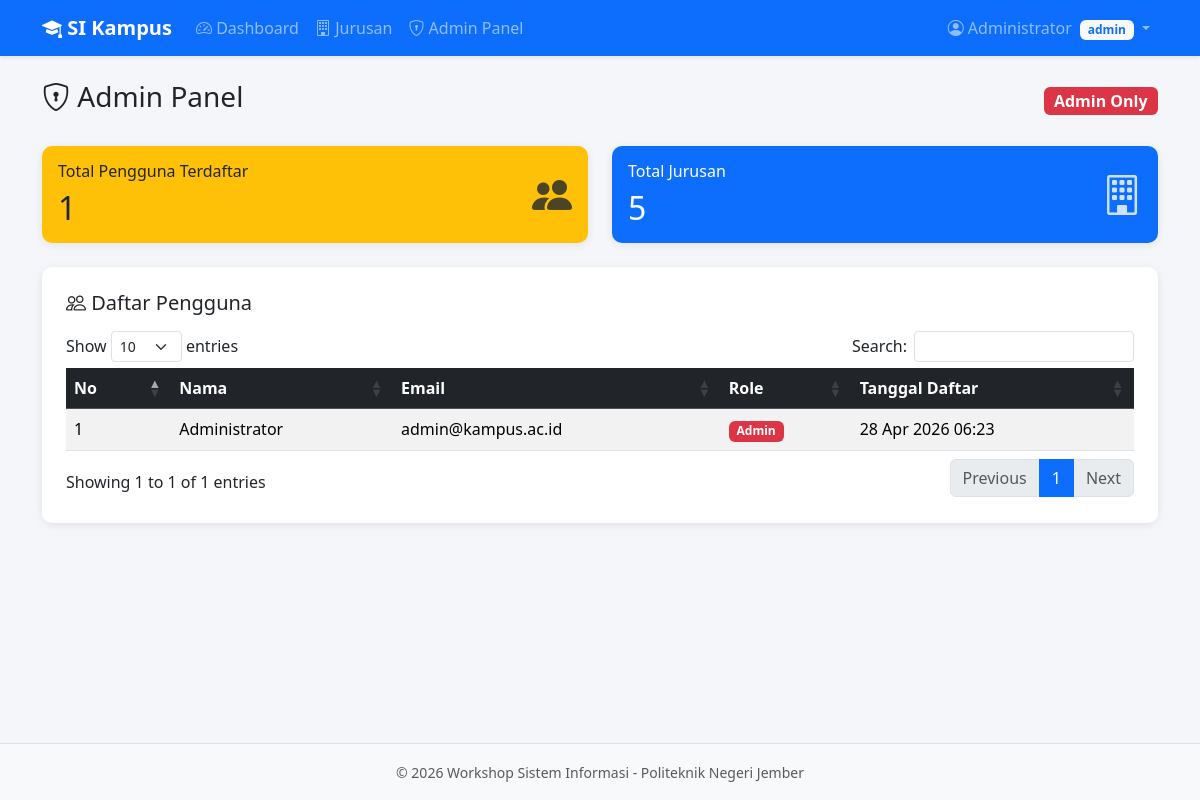
/admin.php (signed in), run on the app's committed database.
### tables this page shows
CREATE TABLE IF NOT EXISTS users (
    id INT AUTO_INCREMENT PRIMARY KEY,
    nama VARCHAR(100) NOT NULL,
    email VARCHAR(100) NOT NULL UNIQUE,
    password VARCHAR(255) NOT NULL,
    role_id INT NOT NULL DEFAULT 2,
    created_at TIMESTAMP DEFAULT CURRENT_TIMESTAMP,
    FOREIGN KEY (role_id) REFERENCES roles(id) ON DELETE CASCADE
);

CREATE TABLE IF NOT EXISTS roles (
    id INT AUTO_INCREMENT PRIMARY KEY,
    role_name VARCHAR(50) NOT NULL UNIQUE,
    created_at TIMESTAMP DEFAULT CURRENT_TIMESTAMP
);

### classes/User.php (called while the page is built, shortened)
<?php
class User {
    private $conn;
    private $table = "users";
    public function __construct($db) {
        $this->conn = $db;
    }
    public function getAll() {
        return $this->conn->query("SELECT u.*, r.role_name FROM {$this->table} u JOIN roles r ON u.role_id = r.id ORDER BY u.id ASC");
    }
}
?>

### classes/Jurusan.php (called while the page is built, shortened)
<?php
class Jurusan {
    private $conn;
    private $table = "jurusan";
    public function __construct($db) {
        $this->conn = $db;
    }
    public function getAll() {
        return $this->conn->query("SELECT * FROM {$this->table} ORDER BY id ASC");
    }
}
?>

### admin.php (the view, shortened to what this page needs)
<?php
require_once __DIR__ . '/config/Database.php';
require_once __DIR__ . '/classes/User.php';
require_once __DIR__ . '/classes/Jurusan.php';
$db = new Database();
$conn = $db->getConnection();
$userModel = new User($conn);
$jurusanModel = new Jurusan($conn);
$users = $userModel->getAll();
$totalJurusan = $jurusanModel->getAll()->num_rows;
require_once __DIR__ . '/includes/header.php';
require_once __DIR__ . '/includes/navbar.php';
?>
<div class="main-content">
    <div class="container mt-4">
        <div class="d-flex justify-content-between align-items-center mb-4">
            <h3><i class="bi bi-shield-lock"></i> Admin Panel</h3>
            <span class="badge bg-danger fs-6">Admin Only</span>
        </div>
        <div class="row g-4 mb-4">
            <div class="col-md-6">
                <div class="card stat-card bg-warning text-dark">
                    <div class="card-body d-flex justify-content-between align-items-center">
                        <div>
                            <h6 class="card-title">Total Pengguna Terdaftar</h6>
                            <h2 class="mb-0"><?= $users->num_rows ?></h2>
                        </div>
                        <i class="bi bi-people-fill stat-icon"></i>
                    </div>
                </div>
            </div>
            <div class="col-md-6">
                <div class="card stat-card bg-primary text-white">
                    <div class="card-body d-flex justify-content-between align-items-center">
                        <div>
                            <h6 class="card-title">Total Jurusan</h6>
                            <h2 class="mb-0"><?= $totalJurusan ?></h2>
                        </div>
                        <i class="bi bi-building stat-icon"></i>
                    </div>
                </div>
            </div>
        </div>
        <div class="table-wrapper">
            <h5 class="mb-3"><i class="bi bi-people"></i> Daftar Pengguna</h5>
            <table id="tableUsers" class="table table-striped table-hover">
                <thead class="table-dark">
                    <tr>
                        <th>No</th>
                        <th>Nama</th>
                        <th>Email</th>
                        <th>Role</th>
                        <th>Tanggal Daftar</th>
                    </tr>
                </thead>
                <tbody>
                    <?php
                    $users->data_seek(0);
                    $no = 1;
                    while ($row = $users->fetch_assoc()):
                    ?>
                    <tr>
                        <td><?= $no++ ?></td>
                        <td><?= htmlspecialchars($row['nama']) ?></td>
                        <td><?= htmlspecialchars($row['email']) ?></td>
                        <td>
                            <span class="badge <?= $row['role_id'] == 1 ? 'bg-danger' : 'bg-secondary' ?>">
                                <?= htmlspecialchars(ucfirst($row['role_name'])) ?>
                            </span>
                        </td>
                        <td><?= date('d M Y H:i', strtotime($row['created_at'])) ?></td>
                    </tr>
                    <?php endwhile; ?>
                </tbody>
            </table>
        </div>
    </div>
</div>
<?php require_once __DIR__ . '/includes/footer.php'; ?>

### assets/css/style.css (style rules this page uses)
body { background-color: #f4f6f9; font-family: 'Segoe UI', Tahoma, Geneva, Verdana, sans-serif; min-height: 100vh; display: flex; flex-direction: column; }
.main-content { flex: 1; }
.stat-card { border: none; border-radius: 10px; box-shadow: 0 2px 10px rgba(0, 0, 0, 0.08); transition: transform 0.2s ease; }
.stat-card .stat-icon { font-size: 2.5rem; opacity: 0.8; }
.table-wrapper { background: #fff; border-radius: 10px; padding: 1.5rem; box-shadow: 0 2px 10px rgba(0, 0, 0, 0.08); }

### data on the page
users: nama "Administrator", email "admin@kampus.ac.id", role.role_name "Admin", created_at "28 Apr 2026 06:23"

### other printed values
$_SESSION['user']['nama'] "Administrator"
$_SESSION['user']['role_name'] "admin"
$users->num_rows "1"
$totalJurusan "5"
